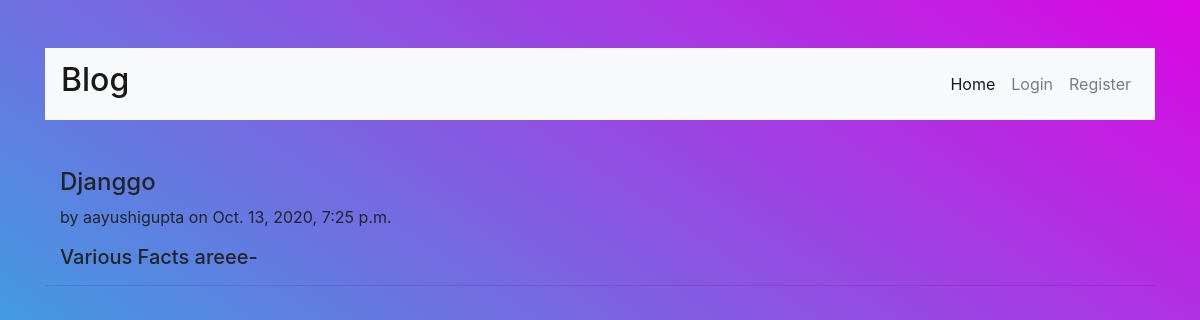
Screenshot of /posts_view/1 with the database file from the repository.
### blog/models.py (models this page shows)
class Posts(models.Model):
    post_id=models.AutoField(primary_key=True)
    title=models.CharField(max_length=100)
    content=models.TextField()
    date_posted=models.DateTimeField(default=timezone.now)
    author=models.ForeignKey(User,on_delete=models.CASCADE)

### blog/views.py (the view)
# urls.py: path('posts_view/<int:myid>',views.posts_view),
def posts_view(request,myid):
    post = Posts.objects.filter(post_id=myid)
    print(post)
    return render(request, 'postview.html', {'post': post[0]})

### templates/postview.html (shortened to what this page needs)
<html xmlns="http://www.w3.org/1999/html">
<head>
      <link rel="stylesheet" href="https://maxcdn.bootstrapcdn.com/bootstrap/4.4.1/css/bootstrap.min.css">
</head>
<body>
<header class="my-5 container">
<nav class="navbar navbar-expand-lg navbar-light bg-light fixed my-5 ">
  <a class="navbar-brand" href="#"><h2>Blog</h2></a>
  <div class="collapse navbar-collapse" id="navbarNavAltMarkup">
    <div class="navbar-nav ml-auto">
      <a class="nav-item nav-link active" href="/">Home <span class="sr-only">(current)</span></a>
      <a class="nav-item nav-link text-align-right" href="/login_page">Login</a>
      <a class="nav-item nav-link text-align-right" href="/register">Register</a>
 </div>
  </div>
</nav>
</header>
<div class="container my-5">
	<div class="col-12 ">
<h4>{{post.title}}</h4>
		<p>by {{post.author}} on {{post.date_posted}}</p>
<h5>{{post.content}}</h5>
</div>
<hr>
</div>
</body>
</html>

### templates/postview.html (style rules this page uses)
body { background-image: linear-gradient(to top right,#00dbdf,#dc06e4); justify-content: center; align-items: center; }

### rows the page displays
Posts: title "Djanggo", author "aayushigupta", date_posted "Oct. 13, 2020, 7:25 p.m.", content "Various Facts areee-"
